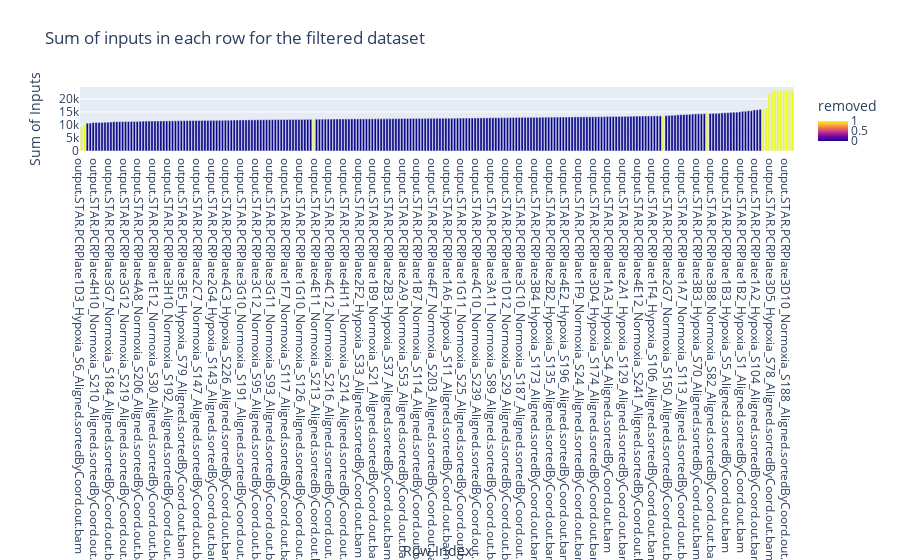

This figure's notebook cell:
### Code cell
# Compute the number of nonzero values in each row for the non-removed rows
rows_zero_count = pd.DataFrame((hcc_smartS_raw == 0).sum(axis=1))

rows_zero_count["removed"] = rows_zero_count.index.isin(removed_rows) * 1


import plotly.express as px
# Visualize with Plotly
fig = px.bar(rows_zero_count.sort_values(by=0), title="Sum of inputs in each row for the filtered dataset", color="removed")
fig.update_layout(
    xaxis_title="Row Index",
yaxis_title="Sum of Inputs",
)
fig.show()

### Figure 1 — Plotly figure (JSON) as saved in the notebook; plotly's stock layout.template omitted (floating-point values rounded to 4 significant figures; data arrays with more than 128 entries replaced by an {"elided": "..."} marker saying what was removed)
{"data": [{"alignmentgroup": "True", "hovertemplate": "index=%{x}<br>value=%{y}<br>removed=%{marker.color}<extra></extra>", "legendgroup": "", "marker": {"color": {"elided": "243 int values"}, "coloraxis": "coloraxis", "pattern": {"shape": ""}}, "name": "", "offsetgroup": "", "orientation": "v", "showlegend": false, "textposition": "auto", "type": "bar", "x": {"elided": "243 str values"}, "xaxis": "x", "y": {"elided": "243 int values"}, "yaxis": "y"}], "layout": {"barmode": "relative", "coloraxis": {"colorbar": {"title": {"text": "removed"}}, "colorscale": [[0, "#0d0887"], [0.1111, "#46039f"], [0.2222, "#7201a8"], [0.3333, "#9c179e"], [0.4444, "#bd3786"], [0.5556, "#d8576b"], [0.6667, "#ed7953"], [0.7778, "#fb9f3a"], [0.8889, "#fdca26"], [1, "#f0f921"]]}, "legend": {"tracegroupgap": 0}, "title": {"text": "Sum of inputs in each row for the filtered dataset"}, "xaxis": {"anchor": "y", "domain": [0, 1], "title": {"text": "Row Index"}}, "yaxis": {"anchor": "x", "domain": [0, 1], "title": {"text": "Sum of Inputs"}}}}
